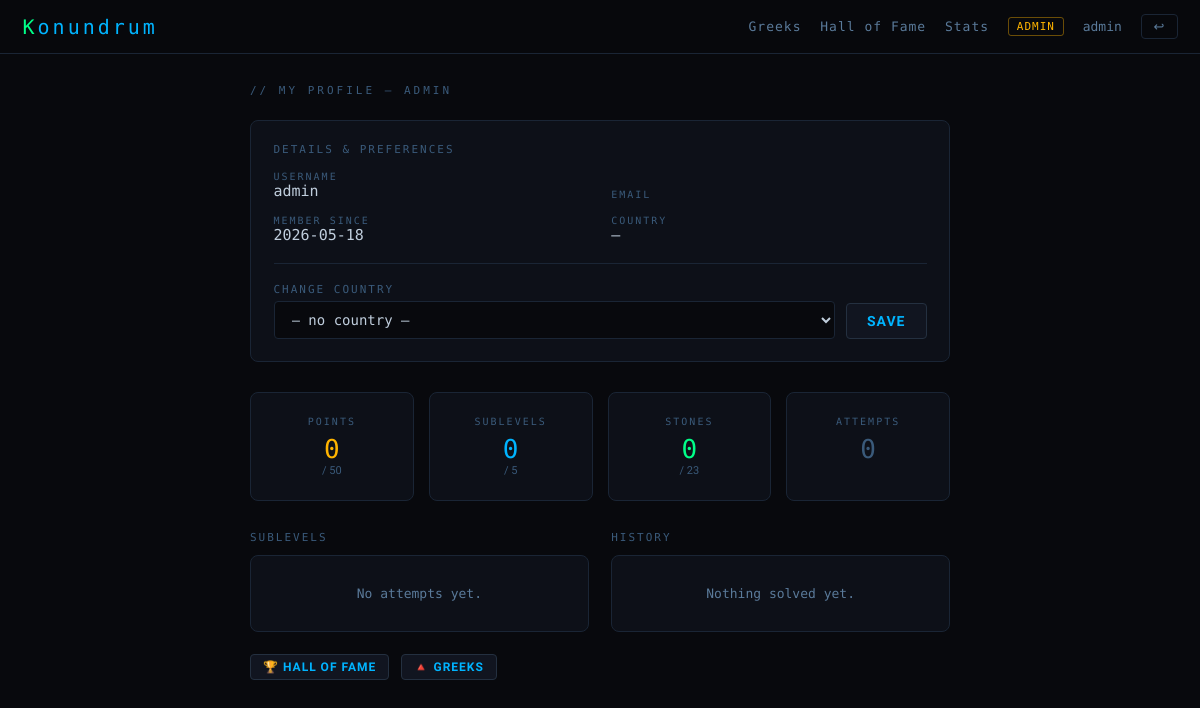
Screenshot of /profile (signed in) with the database file from the repository.
### tables this page shows
CREATE TABLE users (
            id            INTEGER PRIMARY KEY AUTOINCREMENT,
            username      TEXT UNIQUE NOT NULL,
            password_hash TEXT NOT NULL,
            is_admin      INTEGER DEFAULT 0,
            created_at    TEXT DEFAULT (datetime('now'))
        , email TEXT NOT NULL DEFAULT '', email_confirmed INTEGER DEFAULT 0, confirm_token TEXT DEFAULT NULL, country TEXT DEFAULT '');

### app.py (the view)
@app.route("/profile", methods=["GET", "POST"])
@login_required
def profile():
    saved = False
    if request.method == "POST":
        country = request.form.get("country","").strip()
        if country in COUNTRIES or country == "":
            db.update_user_country(session["user_id"], country)
            saved = True
    stats    = db.get_user_stats(session["user_id"])
    total_ch = db.count_all_challenges()
    total_pts= db.total_possible_points()
    total_st = len(db.get_all_stones())
    return render_template("profile.html", stats=stats, countries=COUNTRIES, saved=saved,
                           total_ch=total_ch, total_pts=total_pts, total_st=total_st)

### app.py (called while the page is built)
def login_required(f):
    @wraps(f)
    def inner(*args, **kwargs):
        if "user_id" not in session:
            return redirect(url_for("login"))
        return f(*args, **kwargs)
    return inner

### database.py (called while the page is built)
def get_db():
    conn = sqlite3.connect(DB_PATH)
    conn.row_factory = sqlite3.Row
    conn.execute("PRAGMA foreign_keys = ON")
    return conn

def get_all_stones():
    conn = get_db()
    try:
        return conn.execute("SELECT * FROM stones ORDER BY row,col").fetchall()
    finally:
        conn.close()

def count_all_challenges():
    conn = get_db()
    try:
        return conn.execute("SELECT COUNT(*) FROM challenges").fetchone()[0]
    finally:
        conn.close()

def total_possible_points():
    conn = get_db()
    try:
        r = conn.execute("SELECT SUM(points) FROM challenges").fetchone()[0]
        return r or 0
    finally:
        conn.close()

### templates/profile.html (shortened to what this page needs)
{% extends "base.html" %}
{% block body %}
<div class="page" style="max-width:760px;">
  <div class="page-title">// MY PROFILE — {{ session.username }}</div>
  <div class="card" style="margin-bottom:2rem;">
    <div style="font-family:var(--mono);font-size:11px;letter-spacing:2px;color:var(--dim);margin-bottom:1rem;text-transform:uppercase;">Details &amp; preferences</div>
    <div style="display:grid;grid-template-columns:1fr 1fr;gap:1rem 1.5rem;align-items:end;">
      <div>
        <div style="font-family:var(--mono);font-size:10px;color:var(--dim);letter-spacing:2px;">USERNAME</div>
        <div style="font-family:var(--mono);font-size:15px;color:var(--text);">{{ stats.user.username }}</div>
      </div>
      <div>
        <div style="font-family:var(--mono);font-size:10px;color:var(--dim);letter-spacing:2px;">EMAIL</div>
      </div>
      <div>
        <div style="font-family:var(--mono);font-size:10px;color:var(--dim);letter-spacing:2px;">MEMBER SINCE</div>
        <div style="font-family:var(--mono);font-size:15px;color:var(--text);">{{ stats.user.created_at[:10] }}</div>
      </div>
      <div>
        <div style="font-family:var(--mono);font-size:10px;color:var(--dim);letter-spacing:2px;">COUNTRY</div>
        <div style="font-family:var(--mono);font-size:15px;color:var(--text);">{{ stats.user.country or "—" }}</div>
      </div>
    </div>
    <hr class="div"/>
    <form method="POST" style="display:flex;gap:.75rem;align-items:flex-end;flex-wrap:wrap;">
      <div class="field" style="flex:1;min-width:200px;margin-bottom:0;">
        <label>Change country</label>
        <select name="country">
          <option value="">— no country —</option>
        </select>
      </div>
      <button type="submit" class="btn btn-secondary">Save</button>
    </form>
  </div>
  <div style="display:grid;grid-template-columns:repeat(4,1fr);gap:1rem;margin-bottom:2rem;">
    <div class="card" style="text-align:center;">
      <div style="font-family:var(--mono);font-size:10px;color:var(--dim);letter-spacing:2px;margin-bottom:.5rem;">POINTS</div>
      <div style="font-family:var(--mono);font-size:26px;color:var(--yellow);">{{ stats.points }}</div>
      <div style="font-size:11px;color:var(--dim);">/ {{ total_pts }}</div>
    </div>
    <div class="card" style="text-align:center;">
      <div style="font-family:var(--mono);font-size:10px;color:var(--dim);letter-spacing:2px;margin-bottom:.5rem;">SUBLEVELS</div>
      <div style="font-family:var(--mono);font-size:26px;color:var(--blue);">{{ stats.solved_challenges }}</div>
      <div style="font-size:11px;color:var(--dim);">/ {{ total_ch }}</div>
    </div>
    <div class="card" style="text-align:center;">
      <div style="font-family:var(--mono);font-size:10px;color:var(--dim);letter-spacing:2px;margin-bottom:.5rem;">STONES</div>
      <div style="font-family:var(--mono);font-size:26px;color:var(--green);">{{ stats.solved_stones }}</div>
      <div style="font-size:11px;color:var(--dim);">/ {{ total_st }}</div>
    </div>
    <div class="card" style="text-align:center;">
      <div style="font-family:var(--mono);font-size:10px;color:var(--dim);letter-spacing:2px;margin-bottom:.5rem;">ATTEMPTS</div>
      <div style="font-family:var(--mono);font-size:26px;color:var(--dim);">{{ stats.total_attempts }}</div>
    </div>
  </div>
  <div style="display:grid;grid-template-columns:1fr 1fr;gap:1.5rem;">
    <div>
      <div style="font-family:var(--mono);font-size:11px;letter-spacing:2px;color:var(--dim);margin-bottom:.75rem;text-transform:uppercase;">Sublevels</div>
      {% if stats.attempts_per_challenge %}
        <div class="card" style="padding:0;overflow:hidden;">
          <table class="tbl">
            <thead><tr>
              <th>Sublevel</th>
              <th style="text-align:right;">Attempts</th>
              <th style="text-align:right;">Points</th>
            </tr></thead>
            <tbody>
            {% for a in stats.attempts_per_challenge %}
              <tr>
                <td>
                  <span style="font-family:var(--mono);font-size:12px;color:{% if a.solved %}var(--green){% else %}var(--text-dim){% endif %};">
                    {% if a.solved %}✓{% else %}○{% endif %}
                    {{ a.title or a.slug }}
                  </span>
                </td>
                <td style="text-align:right;font-family:var(--mono);font-size:13px;color:{% if a.attempts > 5 %}var(--red){% elif a.attempts > 2 %}var(--yellow){% else %}var(--text-dim){% endif %};">
                  {{ a.attempts }}
                </td>
                <td style="text-align:right;font-family:var(--mono);font-size:13px;color:var(--blue);">
                  {% if a.solved %}+{{ a.points_earned }}{% else %}—{% endif %}
                </td>
              </tr>
            {% endfor %}
            </tbody>
          </table>
        </div>
      {% else %}
        <div class="card" style="color:var(--text-dim);font-family:var(--mono);font-size:13px;text-align:center;padding:2rem;">
          No attempts yet.
        </div>
      {% endif %}
    </div>
    <div>
      <div style="font-family:var(--mono);font-size:11px;letter-spacing:2px;color:var(--dim);margin-bottom:.75rem;text-transform:uppercase;">History</div>
      {% if stats.history %}
        <div class="card" style="padding:0;overflow:hidden;max-height:480px;overflow-y:auto;">
          {% for h in stats.history %}
            <div style="display:flex;align-items:center;gap:.75rem;padding:.6rem 1rem;border-bottom:1px solid var(--border);">
              <span style="font-size:16px;flex-shrink:0;">
                {% if h.event_type == 'stone' %}🏆{% else %}✅{% endif %}
              </span>
              <div style="flex:1;min-width:0;">
                <div style="font-family:var(--mono);font-size:12px;color:{% if h.event_type=='stone' %}var(--yellow){% else %}var(--green){% endif %};white-space:nowrap;overflow:hidden;text-overflow:ellipsis;">
                  {% if h.event_type == 'stone' %}Stone completed: {% endif %}{{ h.label }}
                </div>
                <div style="font-size:11px;color:var(--dim);">{{ h.happened_at[:16] }}</div>
              </div>
              {% if h.points > 0 %}
                <span style="font-family:var(--mono);font-size:12px;color:var(--yellow);flex-shrink:0;">+{{ h.points }}</span>
              {% endif %}
            </div>
          {% endfor %}
        </div>
      {% else %}
        <div class="card" style="color:var(--text-dim);font-family:var(--mono);font-size:13px;text-align:center;padding:2rem;">
          Nothing solved yet.
        </div>
      {% endif %}
    </div>
  </div>
  <div class="mt3">
    <a href="{{ url_for('hall_of_fame') }}" class="btn btn-secondary btn-sm">🏆 Hall of Fame</a>
    <a href="{{ url_for('greeks') }}" class="btn btn-secondary btn-sm" style="margin-left:.5rem;">🔺 Greeks</a>
  </div>
</div>
{% endblock %}

### templates/base.html (shortened to what this page needs)
<!DOCTYPE html>
<html lang="nl">
<head>
</head>
<body>
{% if session.user_id %}
<header class="site-header">
  <a href="{{ url_for('home') }}" class="logo">
    <span class="k">K</span><span class="rest">onundrum</span>
  </a>
  <nav class="nav">
    <a href="{{ url_for('greeks') }}" class="nav-hide">Greeks</a>
    <a href="{{ url_for('hall_of_fame') }}" class="nav-hide">Hall of Fame</a>
    <a href="{{ url_for('profile') }}" class="nav-hide">Stats</a>
    {% if session.is_admin %}
      <a href="{{ url_for('admin') }}" class="admin-badge">ADMIN</a>
    {% endif %}
    <span style="color:var(--text-dim)">{{ session.username }}</span>
    <form action="{{ url_for('logout') }}" method="get" style="margin:0">
      <button class="btn-logout" type="submit">↩</button>
    </form>
  </nav>
</header>
{% endif %}
{% block body %}{% endblock %}
</body>
</html>

### templates/base.html (style rules this page uses)
*, *::before, *::after { margin:0; padding:0; box-sizing:border-box; }
:root { --bg:#08090d; --bg2:#0d1018; --bg3:#111520; --border:#1a2535; --border2:#243040; --green:#00ff88; --blue:#00b4ff; --yellow:#ffb400; --red:#ff4455; --dim:#3a5a7a; --text:#c0cedd; --text-dim:#5a7a9a; --mono:'Share Tech Mono',monospace; --sans:'Rajdhani',sans-serif; }
html { font-size:15px; }
body { background:var(--bg); color:var(--text); font-family:var(--sans); min-height:100vh; }
a { color:var(--blue); text-decoration:none; }
.site-header { border-bottom:1px solid var(--border); padding:0 1.5rem; height:54px; display:flex; align-items:center; justify-content:space-between; background:rgba(8,9,13,.97); position:sticky; top:0; z-index:100; }
.logo { font-family:var(--mono); font-size:20px; letter-spacing:3px; text-decoration:none; }
.logo .k { color:var(--green); }
.logo .rest { color:var(--blue); }
.nav { display:flex; align-items:center; gap:1.25rem; font-size:13px; font-family:var(--mono); }
.nav a { color:var(--text-dim); letter-spacing:1px; transition:color .15s; }
.admin-badge { color:var(--yellow) !important; border:1px solid rgba(255,180,0,.4); padding:2px 8px; border-radius:3px; font-size:11px; }
.btn-logout { background:none; border:1px solid var(--border); color:var(--text-dim); padding:4px 12px; border-radius:4px; cursor:pointer; font-family:var(--sans); font-size:13px; transition:all .2s; }
.page { max-width:960px; margin:0 auto; padding:2rem; }
.page-title { font-family:var(--mono); font-size:11px; letter-spacing:3px; color:var(--dim); text-transform:uppercase; margin-bottom:1.5rem; }
.card { background:var(--bg2); border:1px solid var(--border); border-radius:8px; padding:1.5rem; }
.field { margin-bottom:1rem; }
.field label { display:block; font-size:11px; letter-spacing:2px; text-transform:uppercase; color:var(--dim); margin-bottom:5px; font-family:var(--mono); }
.field input,.field textarea,.field select { width:100%; background:var(--bg); border:1px solid var(--border); border-radius:4px; padding:9px 13px; color:var(--text); font-size:14px; font-family:var(--mono); outline:none; transition:border-color .2s; resize:vertical; }
.btn { display:inline-block; padding:9px 20px; border-radius:4px; cursor:pointer; font-family:var(--sans); font-size:14px; font-weight:700; letter-spacing:1px; text-transform:uppercase; border:none; transition:all .2s; text-decoration:none !important; }
.btn-secondary { background:var(--bg3); border:1px solid var(--border2); color:var(--blue); }
.btn-sm { padding:5px 12px; font-size:12px; }
hr.div { border:none; border-top:1px solid var(--border); margin:1.25rem 0; }
.mt3 { margin-top:1.5rem }

### rows the page displays
users: username "admin", username "ADMIN", user.username "admin", user "2026-05-18", user "—"

### other values shown
{{ stats.points }} "0"
{{ total_pts }} "50"
{{ stats.solved_challenges }} "0"
{{ total_ch }} "5"
{{ stats.solved_stones }} "0"
{{ total_st }} "23"
{{ stats.total_attempts }} "0"
